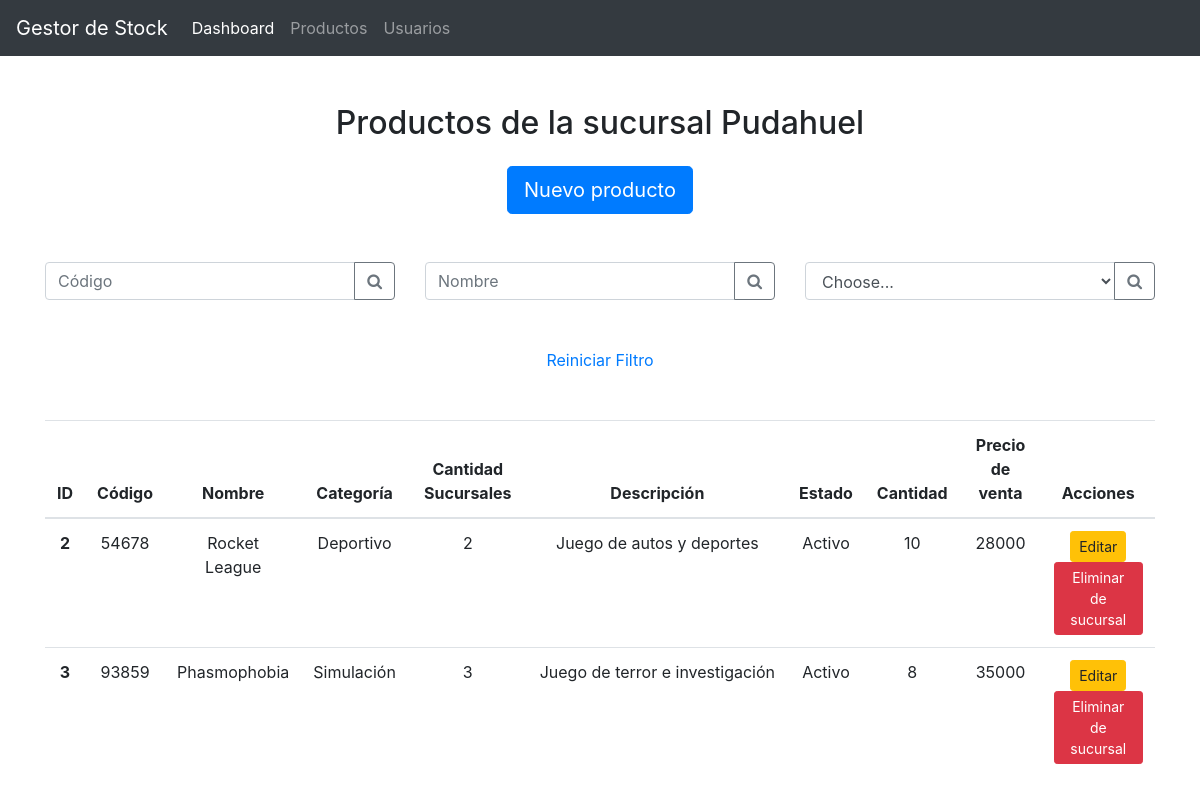
Screenshot of /app/products/index.php?subsidiary=1 with the database file from the repository.
### tables this page shows
CREATE TABLE `subsidiary` (
  `id` int(10) UNSIGNED NOT NULL,
  `created_at` timestamp NULL DEFAULT NULL,
  `updated_at` timestamp NULL DEFAULT NULL,
  `name` varchar(50) NOT NULL
);

CREATE TABLE `product` (
  `id` int(10) UNSIGNED NOT NULL,
  `created_at` timestamp NULL DEFAULT NULL,
  `updated_at` timestamp NULL DEFAULT NULL,
  `code` int(11) NOT NULL,
  `name` varchar(30) NOT NULL,
  `price` int(11) NOT NULL,
  `active` boolean DEFAULT true,
  `qty` int(11) NOT NULL,
  `category` int(10) UNSIGNED NOT NULL,
  `description` varchar(50) NOT NULL
);

CREATE TABLE `category` (
  `id` int(10) UNSIGNED NOT NULL,
  `created_at` timestamp NULL DEFAULT NULL,
  `updated_at` timestamp NULL DEFAULT NULL,
  `name` varchar(30) NOT NULL
);

### app/backend/dao/SubsidiaryDAO.php (called while the page is built, shortened)
<?php
require_once dirname(__FILE__).'/../models/Subsidiary.php';
class SubsidiaryDAO {
    static function get_all () {
        try {
            $db = new Database();
            $dbconnection = $db->connect();
            $stmt = $dbconnection->prepare("SELECT id, name FROM subsidiary");
            $stmt->execute();
            $rows = $stmt->fetchAll();
            $subsidiaries = array();
            foreach($rows as $row) {
                array_push(
                    $subsidiaries,
                    new Subsidiary(
                        $row['id'],
                        $row['name']
                    )
                );
            }
            return $subsidiaries;
        } catch(PDOException $e) {
            echo "Error en la consulta<br>";
            echo $e->getMessage();
            exit;
        }
    }
    static function get_by_id ($id) {
        try {
            $db = new Database();
            $dbconnection = $db->connect();
            $stmt = $dbconnection->prepare("SELECT id, name FROM subsidiary WHERE id = :id");
            $stmt->execute(
                [':id'=>$id]
            );
            $row = $stmt->fetch();
            if(empty($row)) {
                return null;
            } else {
                return new Subsidiary(
                    $row['id'],
                    $row['name']
                );
            }
        } catch(PDOException $e) {
            echo "Error en la consulta<br>";
            echo $e->getMessage();
            exit;
        }
    }
    static function get_by_product ($product_id) {
        try {
            $db = new Database();
            $dbconnection = $db->connect();
            $stmt = $dbconnection->prepare("SELECT s.id, s.name FROM subsidiary s INNER JOIN product_subsidiary ps ON s.id = ps.subsidiary WHERE ps.product = :product_id");
            $stmt->execute(
                [':product_id'=>$product_id]
            );
            $rows = $stmt->fetchAll();
            $subsidiaries = array();
            foreach($rows as $row) {
                array_push(
                    $subsidiaries,
                    new Subsidiary(
                        $row['id'],
                        $row['name']
                    )
                );
            }
            return $subsidiaries;
        } catch(PDOException $e) {
            echo "Error en la consulta<br>";
            echo $e->getMessage();
            exit;
        }
    }
}

### app/backend/models/Subsidiary.php (called while the page is built, shortened)
<?php
    class Subsidiary {
        public function __construct($id, $name) {
            $this->name = $name;
        }
    }
?>

### app/backend/dao/ProductDAO.php (called while the page is built, shortened)
<?php
require_once dirname(__FILE__).'/../models/Product.php';
require_once dirname(__FILE__).'/../models/Category.php';
require_once dirname(__FILE__).'/./SubsidiaryDAO.php';
class ProductDAO {
    static function get_by_subsidiary ($subsidiary_id) {
        try {
            $db = new Database();
            $dbconnection = $db->connect();
            $stmt = $dbconnection->prepare("SELECT p.id, p.code, p.name, c.id as category_id, c.name as category_name, p.description, p.qty, p.active, p.price FROM product p LEFT JOIN product_subsidiary ps ON p.id = ps.product LEFT JOIN category c ON p.category = c.id WHERE ps.subsidiary = :subsidiary_id");
            $stmt->execute(
                [':subsidiary_id'=>$subsidiary_id]
            );
            $rows = $stmt->fetchAll();
            $products = array();
            foreach($rows as $row) {
                $subsidiaries = SubsidiaryDAO::get_by_product($row['id']);
                array_push(
                    $products,
                    new Product(
                        $row['id'],
                        $row['code'],
                        $row['name'],
                        new Category($row['category_id'], $row['category_name']),
                        $row['description'],
                        $row['qty'],
                        $row['active'],
                        $row['price'],
                        $subsidiaries
                    )
                );
            }
            return $products;
        } catch(PDOException $e) {
            echo "Error en la consulta<br>";
            echo $e->getMessage();
            exit;
        }
    }
}

### app/backend/models/Product.php (called while the page is built, shortened)
<?php
    class Product {
        public function __construct($id, $code, $name, $category, $description, $qty, $active, $price, $subsidiaries) {
            $this->id = $id;
            $this->code = $code;
            $this->name = $name;
            $this->category = $category;
            $this->description = $description;
            $this->qty = $qty;
            $this->active = $active;
            $this->price = $price;
            $this->subsidiaries = $subsidiaries;
        }
    }
?>

### app/backend/models/Category.php (called while the page is built, shortened)
<?php
    class Category {
        public function __construct($id, $name) {
            $this->name = $name;
        }
    }
?>

### app/products/index.php (the view, shortened to what this page needs)
<?php
    include dirname(__FILE__).'/../includes/top-html.php';
    include dirname(__FILE__).'/../includes/navbar-menu.php';
    require_once dirname(__FILE__).'/../backend/dao/ProductDAO.php';
    require_once dirname(__FILE__).'/../backend/dao/SubsidiaryDAO.php';
    $subsidiaries = SubsidiaryDAO::get_all();
    if(isset($_GET['subsidiary'])) {
        $subsidiary = SubsidiaryDAO::get_by_id($_GET['subsidiary']);
    }
    if(isset($_GET['code'])) {
        $product_by_code = ProductDAO::get_by_code($_GET['code']);
        $products = array($product_by_code);
    } elseif(isset($_GET['name'])) {
        $products = ProductDAO::get_by_name($_GET['name']);
    } elseif(isset($_GET['subsidiary'])) {
        $products = ProductDAO::get_by_subsidiary($_GET['subsidiary']);
    } else {
        $products = ProductDAO::get_all();
    }
?>
<div class="mb-5 mt-5 text-center">
    <h2 class="mb-4">Productos <?php if (isset($_GET['subsidiary'])) { echo "de la sucursal ".$subsidiary->name; } ?></h2>
    <a type="button" href="/products/create.php" class="btn btn-primary btn-lg">Nuevo producto</a>
</div>
<div class="row mb-5">
    <div class="col-md-4">
        <form action="<?php echo $_SERVER['PHP_SELF']; ?>" class="input-group">
            <input class="form-control py-2" type="search" name="code" placeholder="Código" id="example-search-input">
            <span class="input-group-append">
                <button class="btn btn-outline-secondary" type="submit">
                    <i class="fa fa-search"></i>
                </button>
            </span>
        </form>
    </div>
    <div class="col-md-4">
        <form action="<?php echo $_SERVER['PHP_SELF']; ?>" class="input-group">
            <input class="form-control py-2" type="search" name="name" placeholder="Nombre" id="example-search-input">
            <span class="input-group-append">
                <button class="btn btn-outline-secondary" type="submit">
                    <i class="fa fa-search"></i>
                </button>
            </span>
        </form>
    </div>
    <div class="col-md-4">
        <form action="<?php echo $_SERVER['PHP_SELF']; ?>" class="input-group">
            <select class="form-control py-2" name="subsidiary" id="select">
                <option selected disabled>Choose...</option>
            </select>
            <span class="input-group-append">
                <button class="btn btn-outline-secondary" type="submit">
                    <i class="fa fa-search"></i>
                </button>
            </span>
        </form>
    </div>
</div>
<div class="mb-5 mt-5 text-center">
    <a href="./">Reiniciar Filtro</a>
</div>
<table class="table">
    <thead>
        <tr>
            <th scope="col" class='text-center'>ID</th>
            <th scope="col" class='text-center'>Código</th>
            <th scope="col" class='text-center'>Nombre</th>
            <th scope="col" class='text-center'>Categoría</th>
            <th scope="col" class='text-center'>Cantidad Sucursales</th>
            <th scope="col" class='text-center'>Descripción</th>
            <th scope="col" class='text-center'>Estado</th>
            <th scope="col" class='text-center'>Cantidad</th>
            <th scope="col" class='text-center'>Precio de venta</th>
            <th scope="col" class='text-center'>Acciones</th>
        </tr>
    </thead>
    <tbody>
    <?php foreach($products as $product): ?>
    <?php if(!is_null($product)): ?>
        <tr>
            <th scope="row" class='text-center'><?php echo $product->id ?></th>
            <td class='text-center'><?php echo $product->code ?></td>
            <td class='text-center'><?php echo $product->name ?></td>
            <td class='text-center'><?php echo $product->category->name ?></td>
            <td class='text-center'><?php echo count($product->subsidiaries) ?></td>
            <td class='text-truncate text-center'><?php echo $product->description ?></td>
            <td class='text-center'><?php if ($product->active) { echo 'Activo'; } else { echo 'Inactivo'; } ?></td>
            <td class='text-center'><?php echo $product->qty ?></td>
            <td class='text-center'><?php echo $product->price ?></td>
            <td class='text-center'>
                <a type="button" href="/products/edit.php?id=<?php echo $product->id ?>" class="btn btn-warning btn-sm">Editar</a>
                <a type="button" class="btn btn-danger btn-sm" href="/products/_crud.php?action=delete&id=<?php echo $product->id ?><?php if (isset($_GET['subsidiary'])) { echo "&subsidiary=".$_GET['subsidiary']; } ?>">
                    <?php if (isset($_GET['subsidiary'])) { echo "Eliminar de sucursal"; } else { echo "Eliminar"; } ?>
                </a>
            </td>
        </tr>
    <?php endif; ?>
    <?php endforeach; ?>
    </tbody>
</table>
<?php include "../includes/bottom-html.php"; ?>

### rows the page displays
subsidiary: name "Pudahuel"
product: id "2", code "54678", name "Rocket League", category.name "Deportivo", count($product->subsidiaries) "2", description "Juego de autos y deportes", active "Activo", qty "10", price "28000"
product: id "3", code "93859", name "Phasmophobia", category.name "Simulación", count($product->subsidiaries) "3", description "Juego de terror e investigación", active "Activo", qty "8", price "35000"
